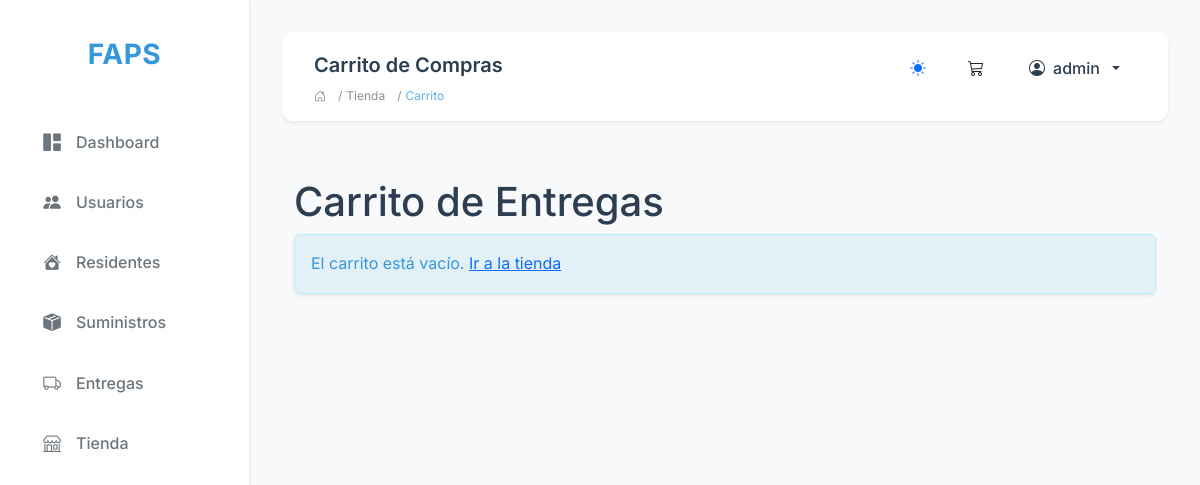
/cart (signed in), run on an earlier commit of the app's database.
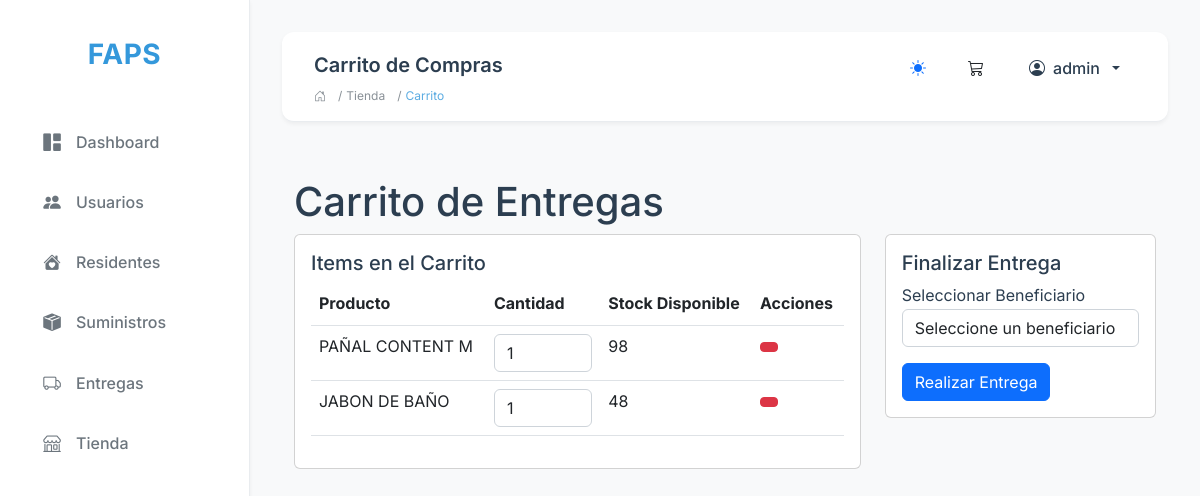
And on a later commit of the database.
### app/models.py (models this page shows)
class CartItem(db.Model):
    id = db.Column(db.Integer, primary_key=True)
    user_id = db.Column(db.Integer, db.ForeignKey('user.id'), nullable=False)
    supply_id = db.Column(db.Integer, db.ForeignKey('supply.id'), nullable=False)
    quantity = db.Column(db.Integer, nullable=False)
    user = db.relationship('User', backref=db.backref('cart_items', lazy=True))
    supply = db.relationship('Supply', backref=db.backref('cart_items', lazy=True))

class Supply(db.Model):
    id = db.Column(db.Integer, primary_key=True)
    name = db.Column(db.String(100), nullable=False)
    category = db.Column(db.String(100), nullable=False)
    quantity = db.Column(db.Integer, nullable=False)
    entry_date = db.Column(db.Date, nullable=False)
    photo = db.Column(db.String(255), nullable=True)
    description = db.Column(db.Text, nullable=True)
    price = db.Column(db.Float, nullable=True)  # Para mostrar el valor referencial

### app/routes/store_routes.py (the view)
@store_bp.route('/cart')
def view_cart():
    if not session.get('user_id'):
        return redirect(url_for('auth_bp.login'))
    cart_items = CartItem.query.filter_by(user_id=session['user_id']).all()
    residents = Resident.query.all()
    return render_template('store/cart.html', cart_items=cart_items, residents=residents)

### app/templates/store/cart.html (shortened to what this page needs)
{% extends 'base.html' %}
{% block page_title %}Carrito de Compras{% endblock %}
{% block breadcrumbs %}
<li class="breadcrumb-item"><a href="{{ url_for('store_bp.store') }}" class="text-decoration-none">Tienda</a></li>
<li class="breadcrumb-item active">Carrito</li>
{% endblock %}
{% block content %}
<div class="container mt-4">
    <h1>Carrito de Entregas</h1>
    {% if cart_items %}
    <div class="row">
        <div class="col-md-8">
            <div class="card">
                <div class="card-body">
                    <h5 class="card-title">Items en el Carrito</h5>
                    <div class="table-responsive">
                        <table class="table">
                            <thead>
                                <tr>
                                    <th>Producto</th>
                                    <th>Cantidad</th>
                                    <th>Stock Disponible</th>
                                    <th>Acciones</th>
                                </tr>
                            </thead>
                            <tbody>
                                {% for item in cart_items %}
                                <tr>
                                    <td>
                                        {{ item.supply.name }}
                                    </td>
                                    <td>
                                        <input type="number" class="form-control quantity-input"
                                               value="{{ item.quantity }}" min="1"
                                               max="{{ item.supply.quantity }}"
                                               data-item-id="{{ item.id }}">
                                    </td>
                                    <td>{{ item.supply.quantity }}</td>
                                    <td>
                                        <button class="btn btn-danger btn-sm remove-item"
                                                data-item-id="{{ item.id }}">
                                        </button>
                                    </td>
                                </tr>
                                {% endfor %}
                            </tbody>
                        </table>
                    </div>
                </div>
            </div>
        </div>
        <div class="col-md-4">
            <div class="card">
                <div class="card-body">
                    <h5 class="card-title">Finalizar Entrega</h5>
                    <form id="checkout-form">
                        <div class="form-group">
                            <label for="resident_id">Seleccionar Beneficiario</label>
                            <select class="form-control" id="resident_id" name="resident_id" required>
                                <option value="">Seleccione un beneficiario</option>
                            </select>
                        </div>
                        <button type="submit" class="btn btn-primary btn-block mt-3">
                             Realizar Entrega
                        </button>
                    </form>
                </div>
            </div>
        </div>
    </div>
    {% else %}
    <div class="alert alert-info">
        El carrito está vacío. <a href="{{ url_for('store_bp.store') }}">Ir a la tienda</a>
    </div>
    {% endif %}
</div>
{% endblock %}

What changed in the data, as far as the page shows it:
added CartItem: supply.name "PAÑAL CONTENT M", quantity "1", supply.quantity "98"
added CartItem: supply.name "JABON DE BAÑO", quantity "1", supply.quantity "48"
Also different on the page:
form field resident_id: (not shown) → "Seleccione un beneficiario"
text no longer shown: "El carrito está vacío. Ir a la tienda"
text now shown: "Items en el Carrito Producto Cantidad Stock Disponible Acciones Finalizar Entrega Seleccionar Beneficiario Realizar Entrega"
